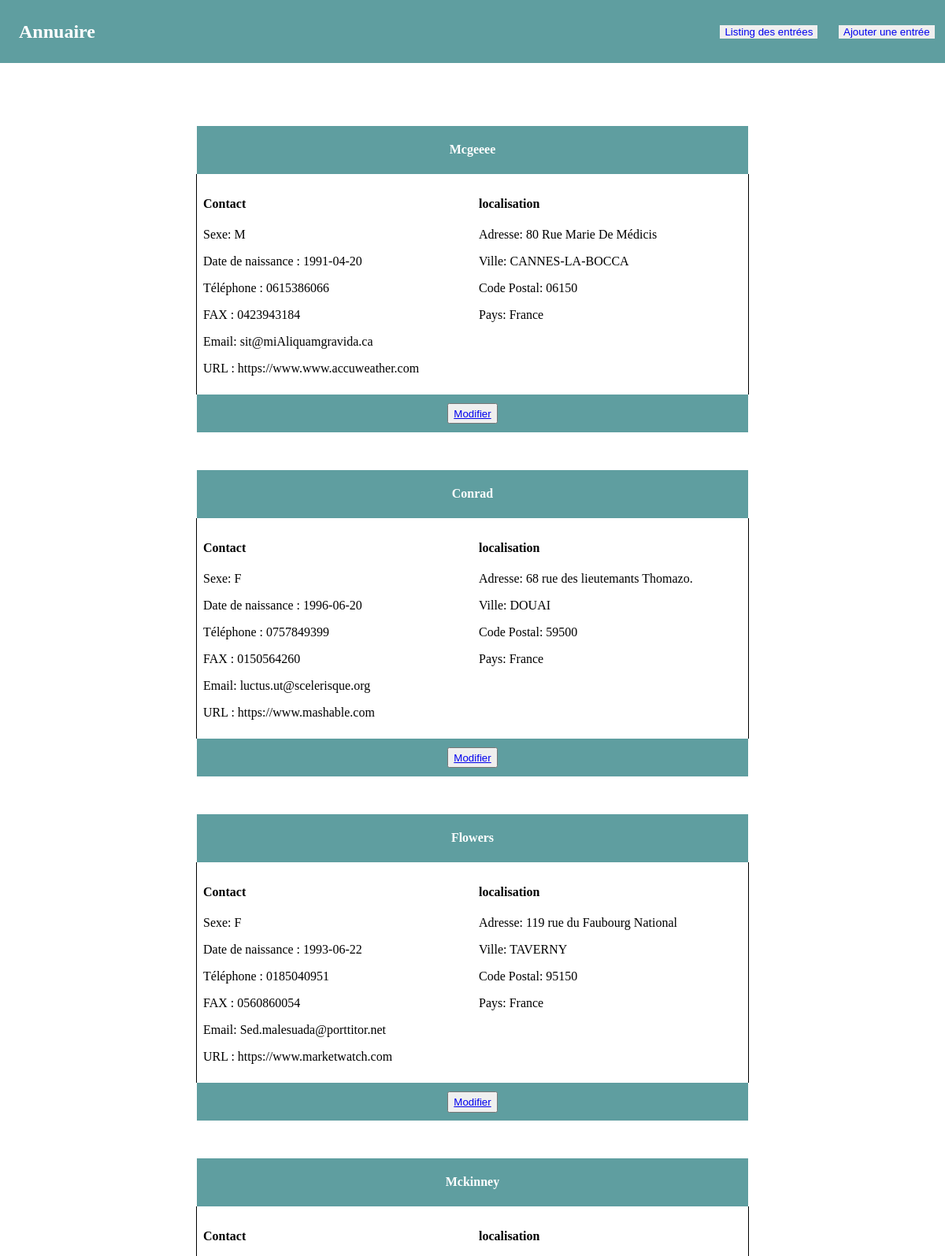
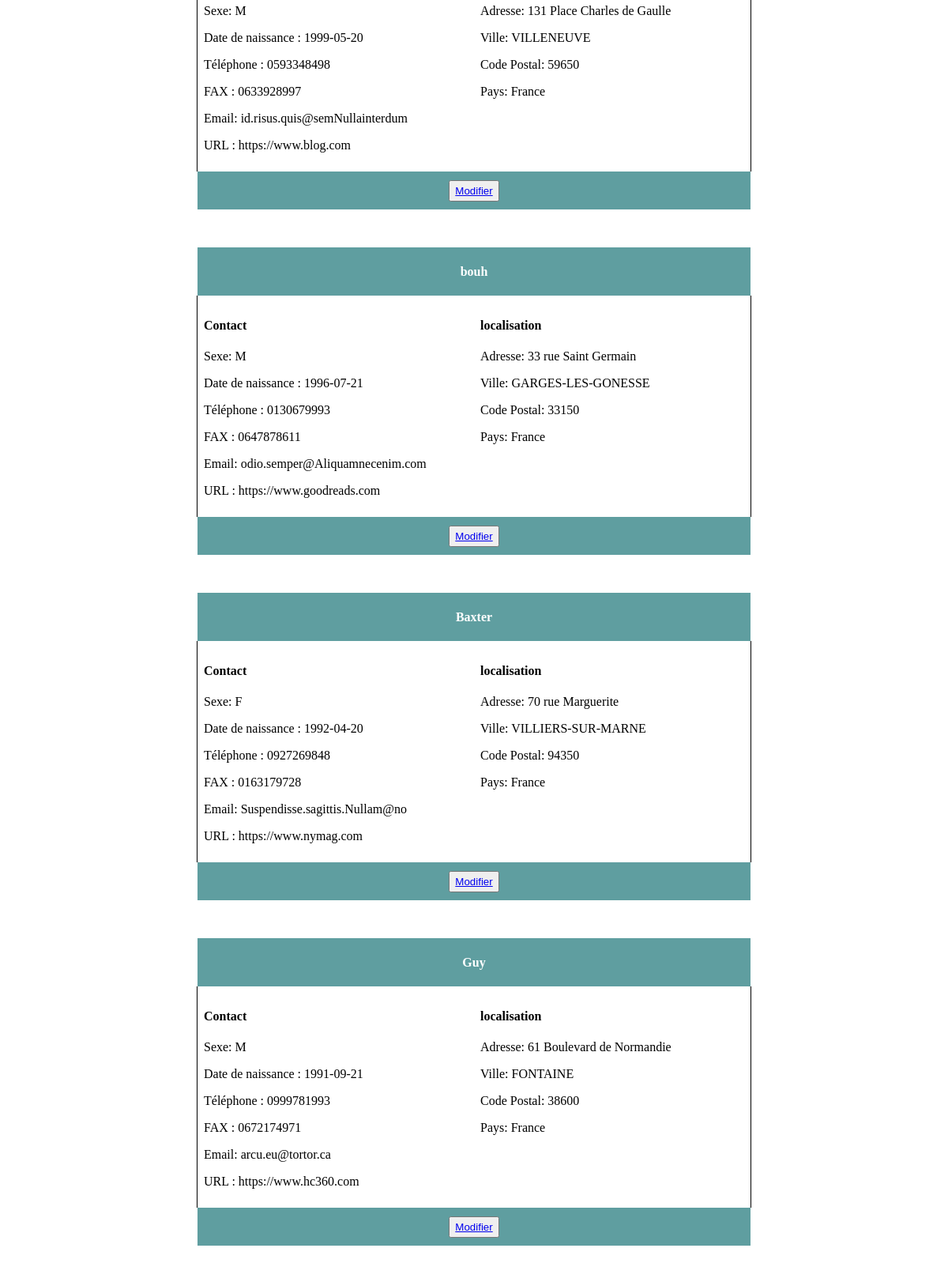
The page / (upper part) on the database its author committed (2 pictures, top to bottom).
### tables this page shows
CREATE TABLE `directories_table` (
  `id` int(11) NOT NULL AUTO_INCREMENT,
  `civilite` enum('M','F','N') NOT NULL,
  `nom` varchar(20) NOT NULL,
  `adresse` varchar(150) NOT NULL,
  `cp` char(5) NOT NULL,
  `ville` varchar(20) NOT NULL,
  `pays` varchar(30) NOT NULL,
  `date_naissance` date NOT NULL,
  `tel` varchar(10) NOT NULL,
  `fax` varchar(10) NOT NULL,
  `email` varchar(30) NOT NULL,
  `url` varchar(100) NOT NULL,
  PRIMARY KEY (`id`)
);

### php/bdd/query.php (called while the page is built, shortened)
<?php
function SelectAllData(){
    $query=$GLOBALS['pdo']->query('SELECT * FROM directories_table');
    $res=$query->fetchAll(PDO::FETCH_CLASS);
    return $res;
}

### php/treatment/listing_treatment.php (called while the page is built)
<?php
$listingData=SelectAllData();

### php/views/listing_directories.php (the view)
<?php
    require './php/treatment/listing_treatment.php'
?>
<section>
    <div class="listing-box">
    <?php foreach ($listingData as $data){ ?>
        <div class="card-box">
            <div class="card-title">
                <h4><?= $data->nom ?></h4>
            </div>
            <div class="card-info">
                <div class="info-contact">
                    <h4>Contact</h4>
                    <p>Sexe: <?= $data->civilite?></p>
                    <p>Date de naissance : <?= $data->date_naissance?></p>
                    <p>Téléphone : <?= $data->tel?></p>
                    <p>FAX : <?= $data->fax?></p>
                    <p>Email: <?= $data->email?></p>
                    <p>URL : <?= $data->url?></p>
                </div>
                <div class="info-localisation ">
                    <h4>localisation</h4>
                    <p>Adresse: <?= $data->adresse ?></p>
                    <p>Ville: <?= $data->ville?></p>
                    <p>Code Postal: <?= $data->cp?></p>
                    <p>Pays: <?= $data->pays?></p>
                </div>
            </div>
            <div class="card-footer">
            <button>
                <a target="_blank"  href="<?= $_SERVER['PHP_SELF'].'?p=update&id='.$data->id ?>">
                    Modifier
                </a>
            </button>
            </div>
        </div>
    <?php } ?>
    </div>
</section>

### index.php (shortened to what this page needs)
<?php
    require "./php/router.php";
?>
<!DOCTYPE html>
<html lang="fr">
<head>
    <link rel="stylesheet" href="css/style.css">
</head>
<body>
    <nav class="nav-box">
        <div class="nav-title">
            <h1>Annuaire</h1>
        </div>
        <div class="nav-action">
            <button>
                <a href="<?= $_SERVER['PHP_SELF'] ?>">Listing des entrées</a>
            </button>
            <button>
                <a href="<?= $_SERVER['PHP_SELF'].'?p=save' ?>">Ajouter une entrée</a>
            </button>
        </div>
    </nav>
<?php getPageView() ?>
</body>
</html>

### php/router.php (shortened to what this page needs)
<?php
require "./php/bdd/query.php";
function getPageView()
{
    $dataQuery=getDataQuery($_SERVER['QUERY_STRING']);
    if(is_null($dataQuery)){
       return require './php/views/listing_directories.php';
    }elseif($dataQuery['p'] === 'update' AND isset($dataQuery['id']) AND !empty($dataQuery['id'])){
        if(intval($dataQuery['id']) !== 0){
            return require './php/views/update_directories.php';
        }else {
            redirect404Error();
        }
    }elseif ($dataQuery['p'] === 'save') {
        return require './php/views/save_directories.php';
    }else {
        redirect404Error();
    }
}
function getDataQuery($query){
    if(!empty($query))
    {
        $dataQuery=[];
        $t=explode('&',$query);
        foreach ($t as $key => $value) {
            $data=explode('=',$value);
            $dataQuery[$data[0]]=$data[1];
        }
        return $dataQuery;
    }
    else
    {
        return NULL;
    }
}

### css/style.css (style rules this page uses)
.nav-box { display: flex; justify-content: space-between; align-items: center; width: 100%; height: 10vh; background-color: cadetblue; }
.nav-title { width: 50%; height: auto; display: flex; justify-content: start; align-items: center; }
.nav-title > h1 { color: white; margin: 0 1em; }
.nav-action { width: 50%; display: flex; justify-content: flex-end; }
.nav-action > button { margin: 0 1em; border: none; }
.nav-action > button > a { text-decoration: none; }
.listing-box { margin-top: 5em; height: auto; }
.info-contact, .info-localisation { padding: 0.5em; width: 50%; }
.card-box { display: flex; flex-direction: column; justify-content: center; align-items: center; margin: 3em 0; }
.card-title { width: 100%; text-align: center; height: auto; background-color: cadetblue; color: white; }
.card-info { display: flex; justify-content: space-around; width: 100%; border-left: 1px solid black; border-right: 1px solid black; }
.card-footer { width: 100%; display: flex; justify-content: center; align-items: center; height: 3em; background: cadetblue; color: white; }
.card-footer > button { height: 2em; }
html, body { margin: 0; padding: 0; }
section { width: 100%; height: auto; }
.save-title-box, .tab-box, .listing-box { max-width: 700px; margin-left: auto; margin-right: auto; }

### rows shown on the page
directories_table: nom "Mcgeeee", civilite "M", date_naissance "1991-04-20", tel "0615386066", fax "0423943184", email "sit@miAliquamgravida.ca", url "https://www.www.accuweather.com", adresse "80 Rue Marie De Médicis", ville "CANNES-LA-BOCCA", cp "06150", pays "France"
directories_table: nom "Conrad", civilite "F", date_naissance "1996-06-20", tel "0757849399", fax "0150564260", email "luctus.ut@scelerisque.org", url "https://www.mashable.com", adresse "68 rue des lieutemants Thomazo.", ville "DOUAI", cp "59500", pays "France"
directories_table: nom "Flowers", civilite "F", date_naissance "1993-06-22", tel "0185040951", fax "0560860054", email "Sed.malesuada@porttitor.net", url "https://www.marketwatch.com", adresse "119 rue du Faubourg National", ville "TAVERNY", cp "95150", pays "France"
directories_table: nom "Mckinney", civilite "M", date_naissance "1999-05-20", tel "0593348498", fax "0633928997", email "id.risus.quis@semNullainterdum", url "https://www.blog.com", adresse "131 Place Charles de Gaulle", ville "VILLENEUVE", cp "59650", pays "France"
directories_table: nom "bouh", civilite "M", date_naissance "1996-07-21", tel "0130679993", fax "0647878611", email "odio.semper@Aliquamnecenim.com", url "https://www.goodreads.com", adresse "33 rue Saint Germain", ville "GARGES-LES-GONESSE", cp "33150", pays "France"
directories_table: nom "Baxter", civilite "F", date_naissance "1992-04-20", tel "0927269848", fax "0163179728", email "Suspendisse.sagittis.Nullam@no", url "https://www.nymag.com", adresse "70 rue Marguerite", ville "VILLIERS-SUR-MARNE", cp "94350", pays "France"
directories_table: nom "Guy", civilite "M", date_naissance "1991-09-21", tel "0999781993", fax "0672174971", email "arcu.eu@tortor.ca", url "https://www.hc360.com", adresse "61 Boulevard de Normandie", ville "FONTAINE", cp "38600", pays "France"
